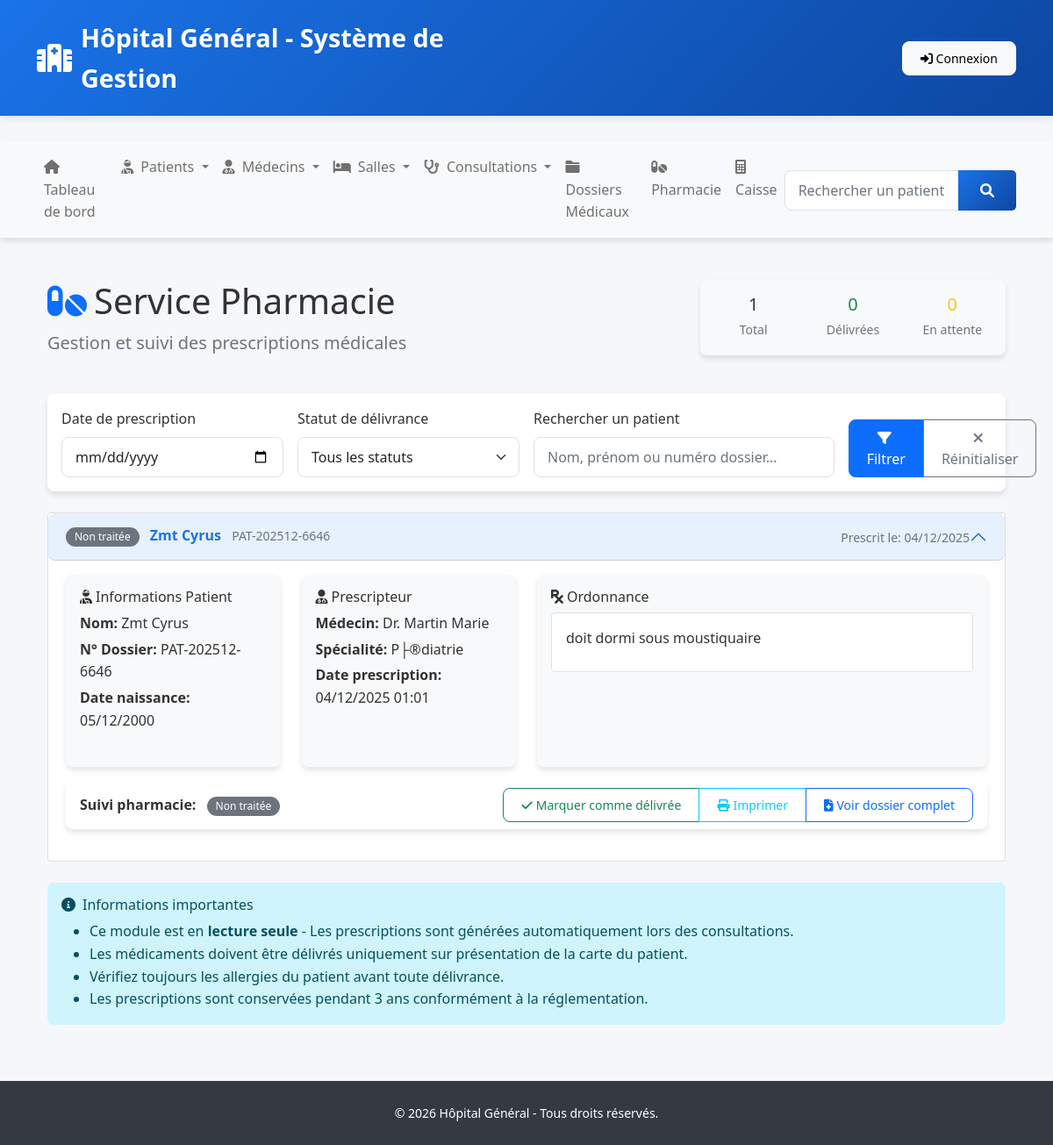
/modules/pharmacies/index.php, run on the app's committed database.
### tables this page shows
CREATE TABLE `dossier_medical` (
  `id_dossier` int NOT NULL AUTO_INCREMENT,
  `id_consultation` int NOT NULL,
  `id_patient` int NOT NULL,
  `id_medecin` int NOT NULL,
  `resume_consultation` text NOT NULL,
  `prescription` text,
  `statut_delivrance` enum('En attente','D├®livr├®e','Partielle') DEFAULT NULL,
  `statut_paiement` enum('Impay├®','Partiel','Pay├®') DEFAULT 'Impay├®',
  `montant_total` decimal(12,2) DEFAULT NULL,
  `montant_paye` decimal(12,2) DEFAULT '0.00',
  `examens_demandes` text,
  `resultats_examens` text,
  `notes_medecin` text,
  `date_creation` datetime DEFAULT CURRENT_TIMESTAMP,
  PRIMARY KEY (`id_dossier`),
  UNIQUE KEY `unique_consultation` (`id_consultation`),
  KEY `id_medecin` (`id_medecin`),
  KEY `idx_patient` (`id_patient`),
  CONSTRAINT `dossier_medical_ibfk_1` FOREIGN KEY (`id_consultation`) REFERENCES `consultation` (`id_consultation`) ON DELETE CASCADE,
  CONSTRAINT `dossier_medical_ibfk_2` FOREIGN KEY (`id_patient`) REFERENCES `patient` (`id_patient`) ON DELETE CASCADE,
  CONSTRAINT `dossier_medical_ibfk_3` FOREIGN KEY (`id_medecin`) REFERENCES `medecin` (`id_medecin`) ON DELETE CASCADE
);

CREATE TABLE `patient` (
  `id_patient` int NOT NULL AUTO_INCREMENT,
  `numero_dossier` varchar(50) NOT NULL,
  `nom` varchar(100) NOT NULL,
  `prenom` varchar(100) NOT NULL,
  `date_naissance` date NOT NULL,
  `sexe` enum('M','F') NOT NULL,
  `adresse` text,
  `telephone` varchar(20) DEFAULT NULL,
  `email` varchar(100) DEFAULT NULL,
  `groupe_sanguin` varchar(10) DEFAULT NULL,
  `allergies` text,
  `id_salle` int DEFAULT NULL,
  `statut` enum('En attente','En consultation','Hospitalis├®','Sorti') DEFAULT 'En attente',
  `date_admission` datetime DEFAULT CURRENT_TIMESTAMP,
  `date_sortie` datetime DEFAULT NULL,
  PRIMARY KEY (`id_patient`),
  UNIQUE KEY `numero_dossier` (`numero_dossier`),
  KEY `id_salle` (`id_salle`),
  KEY `idx_nom` (`nom`),
  KEY `idx_numero` (`numero_dossier`),
  CONSTRAINT `patient_ibfk_1` FOREIGN KEY (`id_salle`) REFERENCES `salle` (`id_salle`) ON DELETE SET NULL
);

CREATE TABLE `consultation` (
  `id_consultation` int NOT NULL AUTO_INCREMENT,
  `id_patient` int NOT NULL,
  `id_medecin` int NOT NULL,
  `date_consultation` datetime DEFAULT CURRENT_TIMESTAMP,
  `motif` text NOT NULL,
  `symptomes` text,
  `diagnostique` text,
  `recommandations` text,
  `statut` enum('Planifi├®e','En cours','Termin├®e','Annul├®e') DEFAULT 'Planifi├®e',
  `prochaine_visite` date DEFAULT NULL,
  PRIMARY KEY (`id_consultation`),
  KEY `id_medecin` (`id_medecin`),
  KEY `idx_date` (`date_consultation`),
  KEY `idx_patient` (`id_patient`),
  CONSTRAINT `consultation_ibfk_1` FOREIGN KEY (`id_patient`) REFERENCES `patient` (`id_patient`) ON DELETE CASCADE,
  CONSTRAINT `consultation_ibfk_2` FOREIGN KEY (`id_medecin`) REFERENCES `medecin` (`id_medecin`) ON DELETE CASCADE
);

CREATE TABLE `medecin` (
  `id_medecin` int NOT NULL AUTO_INCREMENT,
  `matricule` varchar(50) NOT NULL,
  `nom` varchar(100) NOT NULL,
  `prenom` varchar(100) NOT NULL,
  `specialite` varchar(100) NOT NULL,
  `telephone` varchar(20) DEFAULT NULL,
  `email` varchar(100) DEFAULT NULL,
  `statut` enum('Actif','Inactif','Cong├®') DEFAULT 'Actif',
  `date_embauche` date DEFAULT NULL,
  `date_creation` timestamp NULL DEFAULT CURRENT_TIMESTAMP,
  PRIMARY KEY (`id_medecin`),
  UNIQUE KEY `matricule` (`matricule`)
);

### modules/pharmacies/index.php (the view, shortened to what the rows shown need)
<?php
require_once '../../includes/header.php';
$hasStatutDelivrance = function_exists('dbColumnExists') ? dbColumnExists('dossier_medical', 'statut_delivrance') : false;
$whereClause = "WHERE d.prescription IS NOT NULL AND d.prescription != ''";
$params = [];
$statutSelect = $hasStatutDelivrance ? 'd.statut_delivrance,' : "NULL as statut_delivrance,";
$query = "
    SELECT
        d.id_dossier,
        d.prescription,
        d.date_creation as date_prescription,
        " . $statutSelect . "
        p.id_patient,
        p.nom as patient_nom,
        p.prenom as patient_prenom,
        p.numero_dossier,
        p.date_naissance,
        m.nom as medecin_nom,
        m.prenom as medecin_prenom,
        m.specialite,
        c.date_consultation
    FROM dossier_medical d
    JOIN patient p ON d.id_patient = p.id_patient
    JOIN medecin m ON d.id_medecin = m.id_medecin
    JOIN consultation c ON d.id_consultation = c.id_consultation
    $whereClause
    ORDER BY c.date_consultation DESC
    LIMIT 50
";
$prescriptions = fetchAll($query, $params);
?>
<div class="container-fluid">
    <div class="row mb-4">
        <div class="col-md-8">
            <h1 class="display-6">
                <i class="fas fa-pills text-primary me-2"></i>Service Pharmacie
            </h1>
        </div>
    </div>
    <div class="row">
        <div class="col-12">
            <?php if (!empty($prescriptions)): ?>
                <div class="accordion" id="prescriptionsAccordion">
                    <?php foreach ($prescriptions as $index => $prescription): ?>
                        <div class="accordion-item">
                            <h2 class="accordion-header" id="heading<?php echo $index; ?>">
                                <button class="accordion-button <?php echo $index > 0 ? 'collapsed' : ''; ?>"
                                        type="button"
                                        data-bs-toggle="collapse"
                                        data-bs-target="#collapse<?php echo $index; ?>">
                                    <div class="d-flex w-100 justify-content-between align-items-center">
                                        <div>
                                            <span class="badge bg-<?php
                                                echo $prescription['statut_delivrance'] == 'Délivrée' ? 'success' :
                                                       ($prescription['statut_delivrance'] == 'En attente' ? 'warning' :
                                                       ($prescription['statut_delivrance'] == 'Partielle' ? 'info' : 'secondary'));
                                            ?> me-2">
                                                <?php echo $prescription['statut_delivrance'] ?? 'Non traitée'; ?>
                                            </span>
                                            <strong><?php echo htmlspecialchars($prescription['patient_nom'] . ' ' . $prescription['patient_prenom']); ?></strong>
                                            <small class="text-muted ms-2"><?php echo htmlspecialchars($prescription['numero_dossier']); ?></small>
                                        </div>
                                        <div class="text-end">
                                            <small class="text-muted">
                                                Prescrit le: <?php echo date('d/m/Y', strtotime($prescription['date_consultation'])); ?>
                                            </small>
                                        </div>
                                    </div>
                                </button>
                            </h2>
                            <div id="collapse<?php echo $index; ?>"
                                 class="accordion-collapse collapse <?php echo $index == 0 ? 'show' : ''; ?>"
                                 data-bs-parent="#prescriptionsAccordion">
                                <div class="accordion-body">
                                    <div class="row">
                                        <div class="col-md-3">
                                            <div class="card bg-light h-100">
                                                <div class="card-body">
                                                    <h6 class="card-title">
                                                        <i class="fas fa-user-injured me-1"></i>Informations Patient
                                                    </h6>
                                                    <p class="mb-1">
                                                        <strong>Nom:</strong> <?php echo htmlspecialchars($prescription['patient_nom'] . ' ' . $prescription['patient_prenom']); ?>
                                                    </p>
                                                    <p class="mb-1">
                                                        <strong>N° Dossier:</strong> <?php echo htmlspecialchars($prescription['numero_dossier']); ?>
                                                    </p>
                                                    <p class="mb-1">
                                                        <strong>Date naissance:</strong> <?php echo date('d/m/Y', strtotime($prescription['date_naissance'])); ?>
                                                    </p>
                                                </div>
                                            </div>
                                        </div>
                                        <div class="col-md-3">
                                            <div class="card bg-light h-100">
                                                <div class="card-body">
                                                    <h6 class="card-title">
                                                        <i class="fas fa-user-md me-1"></i>Prescripteur
                                                    </h6>
                                                    <p class="mb-1">
                                                        <strong>Médecin:</strong> Dr. <?php echo htmlspecialchars($prescription['medecin_nom'] . ' ' . $prescription['medecin_prenom']); ?>
                                                    </p>
                                                    <p class="mb-1">
                                                        <strong>Spécialité:</strong> <?php echo htmlspecialchars($prescription['specialite']); ?>
                                                    </p>
                                                    <p class="mb-1">
                                                        <strong>Date prescription:</strong> <?php echo date('d/m/Y H:i', strtotime($prescription['date_prescription'])); ?>
                                                    </p>
                                                </div>
                                            </div>
                                        </div>
                                        <div class="col-md-6">
                                            <div class="card bg-light h-100">
                                                <div class="card-body">
                                                    <h6 class="card-title">
                                                        <i class="fas fa-prescription me-1"></i>Ordonnance
                                                    </h6>
                                                    <div class="prescription-content bg-white p-3 rounded border">
                                                        <?php
                                                        $lines = explode("\n", $prescription['prescription']);
                                                        foreach ($lines as $line):
                                                            if (trim($line)):
                                                        ?>
                                                            <div class="prescription-line mb-2">
                                                                <?php echo nl2br(htmlspecialchars($line)); ?>
                                                            </div>
                                                        <?php
                                                            endif;
                                                        endforeach;
                                                        ?>
                                                    </div>
                                                </div>
                                            </div>
                                        </div>
                                    </div>
                                    <div class="row mt-3">
                                        <div class="col-12">
                                            <div class="card">
                                                <div class="card-body py-2">
                                                    <div class="d-flex justify-content-between align-items-center">
                                                        <div>
                                                            <strong>Suivi pharmacie:</strong>
                                                            <span class="ms-2">
                                                                <?php if ($prescription['statut_delivrance']): ?>
                                                                    <span class="badge bg-<?php
                                                                        echo $prescription['statut_delivrance'] == 'Délivrée' ? 'success' :
                                                                               ($prescription['statut_delivrance'] == 'En attente' ? 'warning' : 'info');
                                                                    ?>">
                                                                        <?php echo $prescription['statut_delivrance']; ?>
                                                                    </span>
                                                                <?php else: ?>
                                                                    <span class="badge bg-secondary">Non traitée</span>
                                                                <?php endif; ?>
                                                            </span>
                                                        </div>
                                                        <div class="btn-group">
                                                            <button type="button"
                                                                    class="btn btn-sm btn-outline-success"
                                                                    onclick="markAsDelivered(<?php echo $prescription['id_dossier']; ?>)"
                                                                    <?php echo $prescription['statut_delivrance'] == 'Délivrée' ? 'disabled' : ''; ?>>
                                                                <i class="fas fa-check me-1"></i>Marquer comme délivrée
                                                            </button>
                                                            <button type="button"
                                                                    class="btn btn-sm btn-outline-info"
                                                                    onclick="printPrescription(<?php echo $prescription['id_dossier']; ?>)">
                                                                <i class="fas fa-print me-1"></i>Imprimer
                                                            </button>
                                                            <a href="../../modules/dossiers/view.php?id=<?php echo $prescription['id_dossier']; ?>"
                                                               class="btn btn-sm btn-outline-primary"
                                                               target="_blank">
                                                                <i class="fas fa-file-medical me-1"></i>Voir dossier complet
                                                            </a>
                                                        </div>
                                                    </div>
                                                </div>
                                            </div>
                                        </div>
                                    </div>
                                </div>
                            </div>
                        </div>
                    <?php endforeach; ?>
                </div>
            <?php endif; ?>
        </div>
    </div>
</div>
<?php
require_once '../../includes/footer.php';
?>

### data on the page
dossier_medical: statut_delivrance "Non traitée", id_patient.prenom "Zmt Cyrus", id_patient.numero_dossier "PAT-202512-6646", id_consultation.date_consultation "04/12/2025", id_patient.date_naissance "05/12/2000", id_medecin.prenom "Martin Marie", id_medecin.specialite "P├®diatrie", date_creation "04/12/2025 01:01", prescription "doit dormi sous moustiquaire"

### other printed values
$module['title'] "Tableau de bord"
$module['title'] "Patients"
$module['title'] "Médecins"
$module['title'] "Salles"
$module['title'] "Consultations"
$module['title'] "Dossiers Médicaux"
$module['title'] "Pharmacie"
$module['title'] "Caisse"
$statistiques['total_prescriptions'] "1"
$statistiques['delivrees'] "0"
$statistiques['en_attente'] "0"
